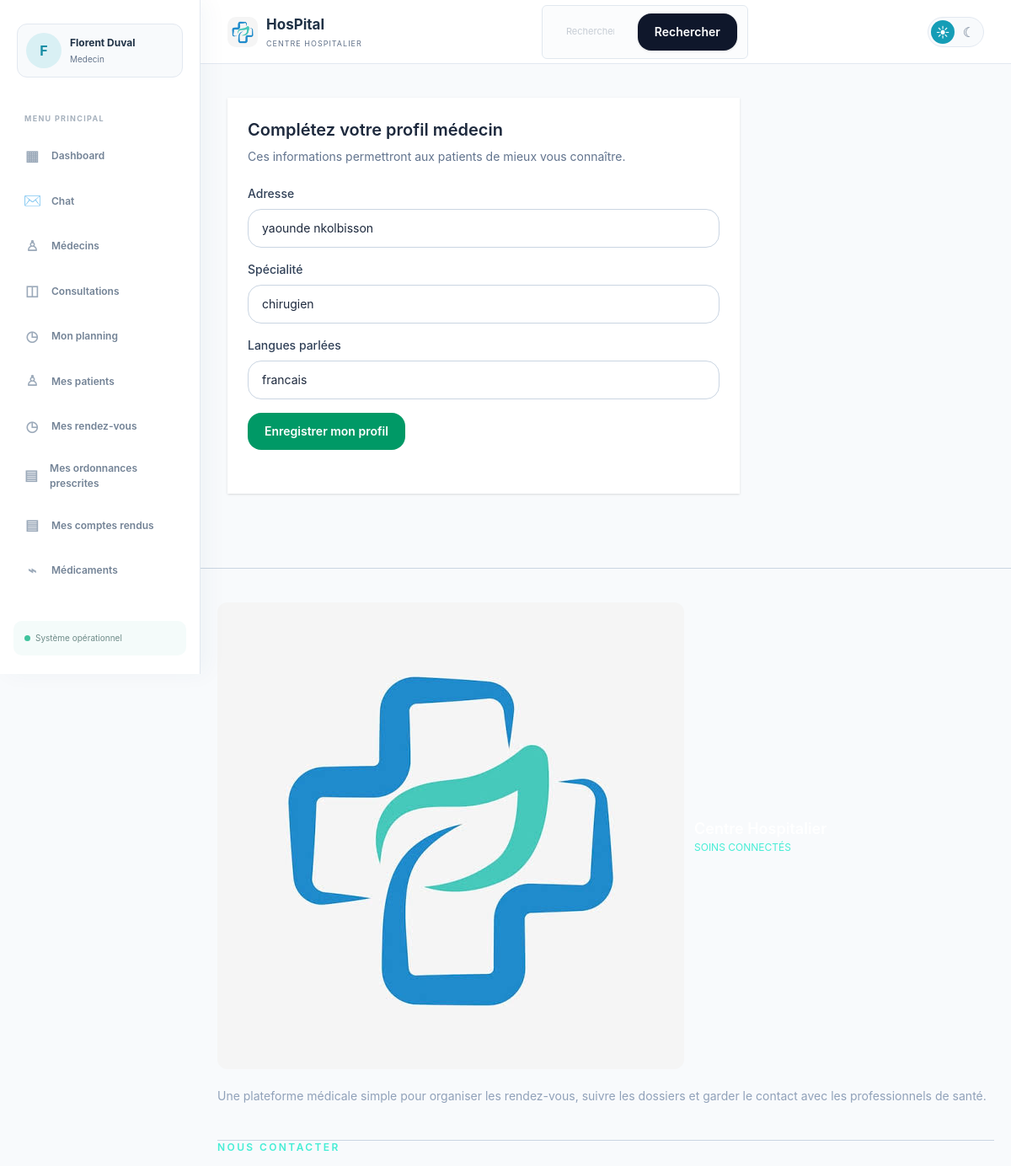
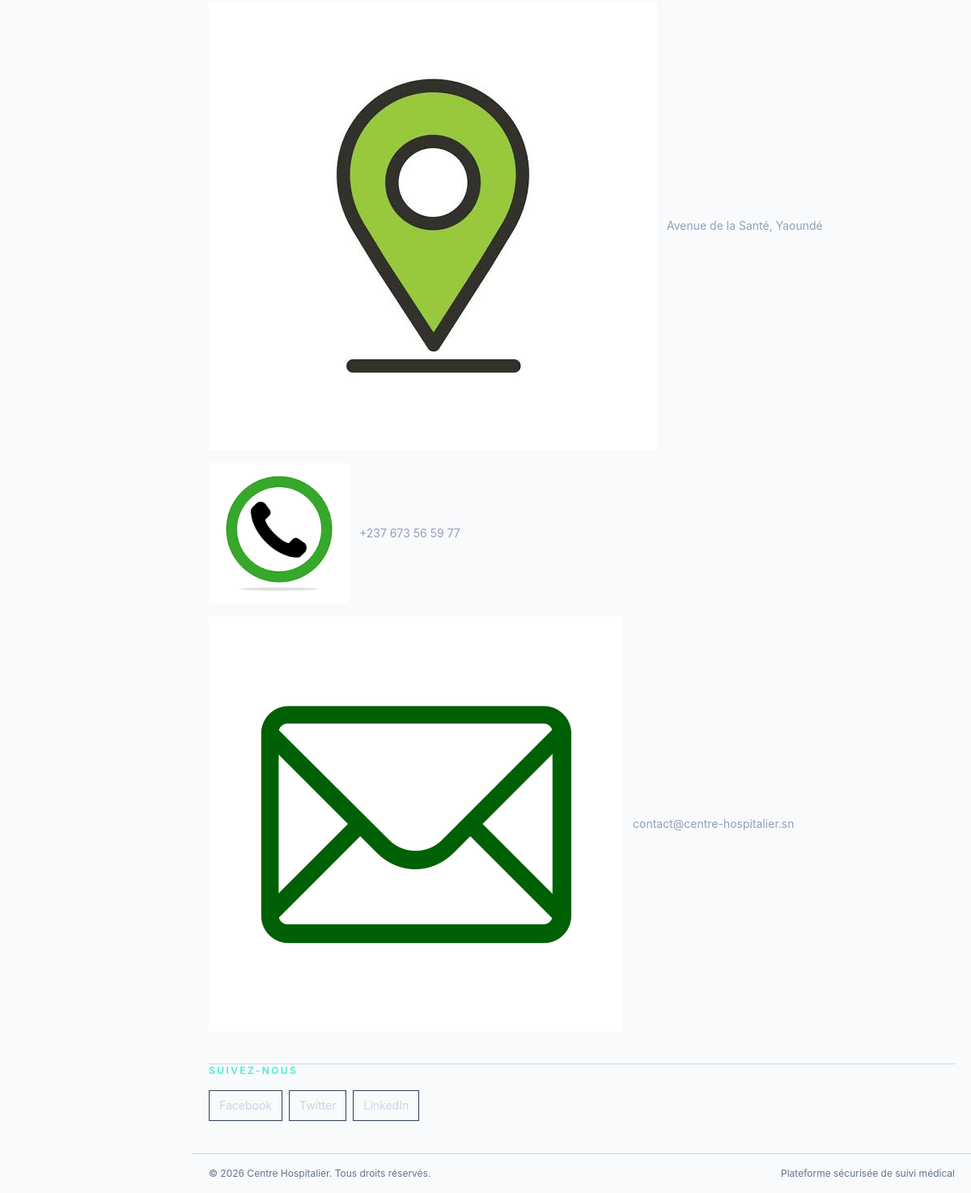
The app's page /medecin/set-specialite/ (signed in) with its own data (2 pictures, top to bottom).
### hopital/models.py (models this page shows, shortened)
class CustomUser(AbstractUser):
    ROLE_CHOICES = [
        ('user', 'Utilisateur'),
        ('medecin', 'Medecin'),
        ('admin', 'Administrateur'),
        ('secretaire', 'Secretaire'),
    ]
    role = models.CharField(max_length=20, choices=ROLE_CHOICES, default='user')
    nom = models.CharField(max_length=100, blank=True, null=True)
    prenom = models.CharField(max_length=100, blank=True, null=True)
    sexe = models.CharField(max_length=10, blank=True, null=True)
    telephone = models.CharField(max_length=20, blank=True, null=True)
    adresse = models.CharField(max_length=255, blank=True, default='')
    specialite = models.CharField(max_length=100, blank=True, default='')
    langues = models.CharField(max_length=255, blank=True, default='')
    photo_profil = models.ImageField(upload_to='profils/', blank=True, null=True)
    date_naissance = models.DateField(blank=True, null=True)
    medecin_traitant = models.ForeignKey(
        'self',
        on_delete=models.SET_NULL,
        null=True,
        blank=True,
        related_name='patients_suivis'
    )

### hopital/views.py (the view, shortened to what this page needs)
# urls.py: path('medecin/set-specialite/', set_specialite, name='set_specialite_self'),
@login_required
def set_specialite(request, medecin_id=None):
    if request.user.role != 'medecin':
        return redirect('hboard')
    if medecin_id and medecin_id != request.user.pk:
        return redirect('hboard')
    message = None
    errors = []
    return render(request, 'set-specialite.html', {
        'medecin': request.user,
        'message': message,
        'errors': errors,
    })

### hopital/context_processors.py (called while the page is built)
def chat_notifications(request):
    if not request.user.is_authenticated:
        return {'unread_chat_count': 0}
    return {
        'unread_chat_count': ChatMessage.objects.filter(
            receiver=request.user,
            is_read=False,
        ).count(),
    }

### hopital/templates/set-specialite.html (shortened to what this page needs)
{% load static %}
<!DOCTYPE html>
<html lang="fr">
<head>
    <link rel="stylesheet" href="{% static 'css/hboard.css' %}">
    <link href="./output.css" rel="stylesheet">
</head>
<body class="min-h-screen bg-slate-50 text-slate-800">
    {% include 'header.html' %}
    <main class="mx-auto max-w-2xl px-6 py-10 lg:px-8">
        <section class="rounded-[1rem] bg-white p-6 shadow-sm">
            <h1 class="text-xl font-semibold">Complétez votre profil médecin</h1>
            <p class="text-sm text-slate-500 mt-2">Ces informations permettront aux patients de mieux vous connaître.</p>
            <form method="post" class="mt-6">
                <label class="block text-sm font-medium text-slate-700">Adresse</label>
                <input type="text" name="adresse" value="{{ medecin.adresse }}" required class="mt-2 w-full rounded-2xl border border-slate-300 bg-white px-4 py-3 text-sm outline-none">
                <label class="mt-4 block text-sm font-medium text-slate-700">Spécialité</label>
                <input type="text" name="specialite" value="{{ medecin.specialite }}" class="mt-2 w-full rounded-2xl border border-slate-300 bg-white px-4 py-3 text-sm outline-none">
                <label class="mt-4 block text-sm font-medium text-slate-700">Langues parlées</label>
                <input type="text" name="langues" value="{{ medecin.langues }}" placeholder="Ex. Français, Anglais" required class="mt-2 w-full rounded-2xl border border-slate-300 bg-white px-4 py-3 text-sm outline-none">
                <div class="mt-4">
                    <button type="submit" class="rounded-2xl bg-emerald-600 px-5 py-3 text-sm font-semibold text-white">Enregistrer mon profil</button>
                </div>
                <a href="{% url 'hboard' %}" class="inline-flex items-center gap-2 text-white hover:text-sky-400 font-semibold">
                    <svg class="w-5 h-5" fill="none" stroke="currentColor" viewBox="0 0 24 24">
                        <path stroke-linecap="round" stroke-linejoin="round" stroke-width="2" d="M15 19l-7-7 7-7"></path>
                    </svg>
                </a>
            </form>
        </section>
    </main>
    {% include 'footer.html' %}
</body>
</html>

### hopital/templates/header.html (shortened to what this page needs)
{% load static %}
<aside class="app-sidebar" id="app-sidebar" data-app-sidebar>
    <a href="{% url 'parametres' %}" class="sidebar-profile">
        {% if request.user.photo_profil %}
            <img src="{{ request.user.photo_profil.url }}" alt="Photo de {{ request.user.prenom|default:request.user.username }}">
        {% else %}
            <span class="sidebar-profile-fallback">{{ request.user.prenom|default:request.user.username|first|upper }}</span>
        {% endif %}
        <span class="sidebar-profile-info"><strong>{{ request.user.prenom|default:'' }} {{ request.user.nom|default:'' }}</strong><small>{{ request.user.get_role_display|default:'Utilisateur' }}</small></span>
    </a>
    <nav class="app-sidebar-nav" aria-label="Navigation principale">
        <p class="app-nav-label">Menu principal</p>
        <a class="app-nav-link {% if request.resolver_match.url_name == 'hboard' %}is-active{% endif %}" href="{% url 'hboard' %}"><span aria-hidden="true">▦</span>Dashboard</a>
        <a class="app-nav-link chat-nav-link " href="{% url 'chat_inbox' %}"><span class="chat-icon" aria-hidden="true">✉</span><span class="app-nav-link-label">Chat</span></a>
        <a class="app-nav-link {% if request.resolver_match.url_name == 'medecin-list' %}is-active{% endif %}" href="{% url 'medecin-list' %}"><span aria-hidden="true">♙</span>Médecins</a>
        <a class="app-nav-link " href="{% if request.user.role == 'medecin' %}{% url 'medecin_consultation' %}{% elif request.user.role == 'user' or request.user.role == 'patient' %}{% url 'patient_consultation' %}{% else %}{% url 'staff_consultations' %}{% endif %}"><span aria-hidden="true">◫</span>Consultations</a>
        <a class="app-nav-link {% if request.resolver_match.url_name == 'medecin_planning' %}is-active{% endif %}" href="{% if request.user.role == 'medecin' %}{% url 'medecin_planning' %}{% else %}{% url 'medecin-list' %}{% endif %}"><span aria-hidden="true">◷</span>Mon planning</a>
        {% if request.user.role == 'medecin' %}
        <a class="app-nav-link {% if request.resolver_match.url_name == 'medecin_patients' %}is-active{% endif %}" href="{% url 'medecin_patients' %}"><span aria-hidden="true">♙</span>Mes patients</a>
        <a class="app-nav-link {% if request.resolver_match.url_name == 'medecin_rendez_vous' %}is-active{% endif %}" href="{% url 'medecin_rendez_vous' %}"><span aria-hidden="true">◷</span>Mes rendez-vous</a>
        <a class="app-nav-link {% if request.resolver_match.url_name == 'medecin_ordonnances' %}is-active{% endif %}" href="{% url 'medecin_ordonnances' %}"><span aria-hidden="true">▤</span>Mes ordonnances prescrites</a>
        {% endif %}
        {% if request.user.role == 'medecin' %}
        <a class="app-nav-link {% if request.resolver_match.url_name == 'medecin_exam_reports' %}is-active{% endif %}" href="{% url 'medecin_exam_reports' %}"><span aria-hidden="true">▤</span>Mes comptes rendus</a>
        {% endif %}
        <a class="app-nav-link {% if request.resolver_match.url_name == 'stock_medicaments' %}is-active{% endif %}" href="{% url 'stock_medicaments' %}"><span aria-hidden="true">⌁</span>Médicaments</a>
        <p class="app-nav-label app-nav-label-spaced">Compte</p>
    </nav>
    <div class="app-sidebar-footer"><span></span>Système opérationnel</div>
</aside>
<header class="app-header">
    <nav class="app-header-nav">
        <a href="{% url 'hboard' %}" class="app-header-brand">
            <img src="{% static 'images/hos.png' %}" alt="Logo HosPital" class="app-header-logo">
            <span><strong>HosPital</strong><small>Centre hospitalier</small></span>
        </a>
        <div class="search-box">
                <form method="get" action="{% url 'hboard' %}" title="saisissez le nom de l'utilisateur" class="flex flex-col gap-3 sm:flex-row sm:items-center">
                    <div class="relative w-full">
                        <input type="text" name="q" value="{{ search_results.query|default:'' }}" placeholder="Rechercher un patient, un médecin, une consultation ou une chambre" class="w-full rounded-2xl border border-slate-200 bg-slate-50 px-4 py-3 text-sm text-slate-800 shadow-inner outline-none transition focus:border-cyan-500 focus:bg-white focus:ring-4 focus:ring-cyan-100">
                    </div>
                    <button type="submit" class="rounded-2xl bg-slate-900 px-5 py-3 text-sm font-semibold text-white shadow-sm transition hover:bg-slate-700">Rechercher</button>
                </form>
            </div>
        <div class="app-header-actions">
            <div class="theme-switcher" role="group" aria-label="Choisir le thème">
                <button type="button" class="theme-button" data-theme-choice="light" aria-label="Activer le thème clair" title="Thème clair">☀</button>
                <button type="button" class="theme-button" data-theme-choice="dark" aria-label="Activer le thème sombre" title="Thème sombre">☾</button>
            </div>
        </div>
    </nav>
</header>

### hopital/static/css/hboard.css (style rules this page uses)
.search-box { display:flex;align-items:center;gap:9px;width:245px;padding:9px 12px;border:1px solid #e1e8ef;border-radius:6px;background:#fbfcfd;color:#93a0ad }
.search-box input { width:100%;border:0;outline:0;background:transparent;color:var(--ink);font-size:11px }

### hopital/static/css/style.css (style rules this page uses)
:root { color-scheme: light; --theme-page: #f8fafc; --theme-surface: #ffffff; --theme-text: #203246; --theme-muted: #64748b; --theme-border: #e2e8f0; }
body { transition: background-color .2s ease, color .2s ease; }
.theme-switcher { display: inline-flex; align-items: center; gap: 3px; padding: 3px; border: 1px solid var(--theme-border); border-radius: 999px; background: var(--theme-page); }
.theme-button { display: grid; place-items: center; width: 28px; height: 28px; border: 0; border-radius: 50%; background: transparent; color: var(--theme-muted); cursor: pointer; font-size: 16px; line-height: 1; transition: background-color .2s ease, color .2s ease, transform .2s ease; }
.theme-button.is-selected { background: #159db6; color: #ffffff; }
.app-sidebar { position: fixed; inset: 0 auto 0 0; z-index: 40; display: flex; width: 238px; height: 100vh; flex-direction: column; overflow: hidden; padding: 28px 16px 22px; border-right: 1px solid var(--theme-border, #e2e8f0); background: var(--theme-surface, #fff); box-shadow: 8px 0 25px rgba(30, 64, 90, .04); }
.app-sidebar-nav { display: flex; min-height: 0; margin-top: 42px; flex: 1; flex-direction: column; overflow-y: auto; padding-right: 3px; scrollbar-width: thin; }
.sidebar-profile { display: flex; align-items: center; gap: 10px; margin: 0 4px; padding: 10px; border: 1px solid var(--theme-border, #e2e8f0); border-radius: 12px; background: var(--theme-page, #f8fafc); color: var(--theme-text, #203246); text-decoration: none; }
.sidebar-profile img, .sidebar-profile-fallback { display: grid; width: 42px; height: 42px; flex: 0 0 42px; place-items: center; border-radius: 50%; object-fit: cover; background: #d9f0f4; color: #168da4; font-size: 16px; font-weight: 700; }
.sidebar-profile-info { min-width: 0; }
.sidebar-profile-info strong, .sidebar-profile-info small { display: block; overflow: hidden; text-overflow: ellipsis; white-space: nowrap; }
.sidebar-profile-info strong { font-size: 12px; }
.sidebar-profile-info small { margin-top: 3px; color: var(--theme-muted, #64748b); font-size: 10px; }
.app-nav-label { margin: 0 13px 11px; color: #a6b1bd; font-size: 9px; font-weight: 700; letter-spacing: 1.3px; text-transform: uppercase; }
.app-nav-label-spaced { margin-top: 30px; }
.app-nav-link { display: flex; align-items: center; gap: 14px; margin: 3px 0; padding: 11px 13px; border-radius: 9px; color: #738396; font-size: 12px; font-weight: 600; text-decoration: none; transition: .2s ease; }
.app-nav-link span { width: 18px; color: #9caaba; font-size: 17px; text-align: center; }
.app-nav-link .app-nav-link-label { width: auto; color: inherit; font-size: inherit; text-align: left; }
.chat-nav-link { position: relative; padding-right: 30px; }
.chat-nav-link .chat-icon { display: inline-flex; width: 18px; align-items: center; justify-content: center; color: inherit; font-size: 17px; }
.app-sidebar-footer { margin-top: auto; padding: 13px; border-radius: 10px; background: #f4fbfa; color: #6e8b88; font-size: 10px; }
.app-sidebar-footer span { display: inline-block; width: 7px; height: 7px; margin-right: 6px; border-radius: 50%; background: #40c39d; }
.app-header { margin-left: 238px; border-bottom: 1px solid var(--theme-border, #e2e8f0); background: rgba(255, 255, 255, .9); backdrop-filter: blur(10px); }
.app-header-nav { display: flex; align-items: center; justify-content: space-between; max-width: 1280px; min-height: 75px; margin: 0 auto; padding: 0 32px; }
.app-header-brand { display: flex; align-items: center; gap: 10px; color: var(--theme-text, #203246); text-decoration: none; }
.app-header-logo { width: 36px; height: 36px; border-radius: 10px; object-fit: cover; }
.app-header-brand strong { display: block; font-size: 17px; }
.app-header-brand small { display: block; margin-top: 2px; color: var(--theme-muted, #64748b); font-size: 9px; letter-spacing: 1px; text-transform: uppercase; }
.app-header-actions { display: flex; align-items: center; gap: 16px; }
body:has(.app-sidebar) > main { margin-left: 238px; }

### records on screen
CustomUser: user.prenom|first "F", user.prenom "Florent", user.nom "Duval", user.role "Medecin", adresse "yaounde nkolbisson", specialite "chirugien", langues "francais"
